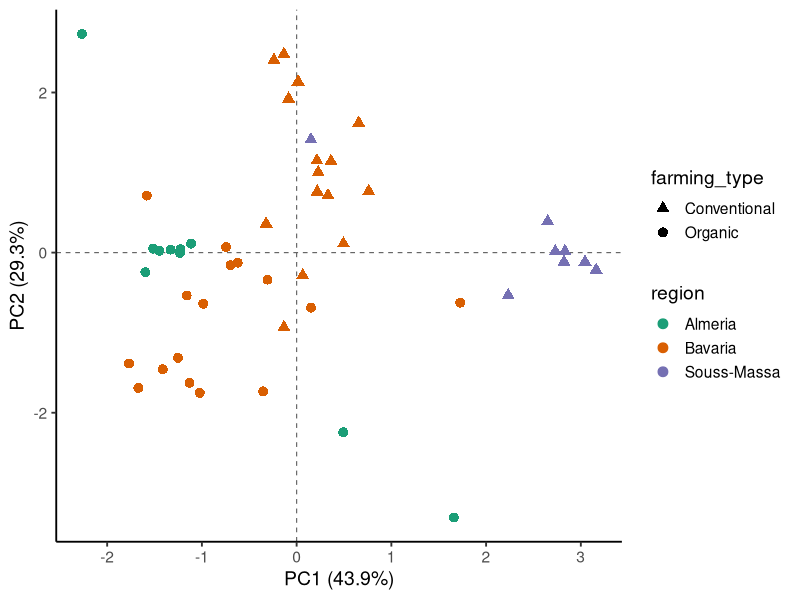

Recreate this plot in R.
#Author Name    :Ibrahim Khalil
#Project Name   :Isotopic Analysis of Tomatoes
#Content Name   :PCA scores plot (PC1 vs PC2)
#Date           :10.10.2025
# ------------------------------------------------------------

setwd("C:/Users/User/OneDrive/Desktop/Stable-Isotope-Ratio-Analysis-of-Tomatoes")

library(readr)
library(dplyr)
library(ggplot2)

dat <- read_csv("Original_Replicates_Labeled.csv", show_col_types = FALSE)

X <- dat %>%
  select(d13C_permil, d15N_permil, wtN_percent, wtC_percent, CN_molar) %>%
  as.data.frame()

pc <- prcomp(X, center = TRUE, scale. = TRUE)

ve <- 100 * pc$sdev^2 / sum(pc$sdev^2)
lab_x <- paste0("PC1 (", round(ve[1], 1), "%)")
lab_y <- paste0("PC2 (", round(ve[2], 1), "%)")

scores <- as.data.frame(pc$x) %>%
  select(PC1, PC2) %>%
  bind_cols(dat %>% select(region, farming_type))

pal_region <- c(
  "Almeria"     = "#1b9e77",
  "Bavaria"     = "#d95f02",
  "Souss-Massa" = "#7570b3"
)
shape_ft <- c("Conventional" = 17, "Organic" = 16)

p <- ggplot(scores, aes(PC1, PC2, color = region, shape = farming_type)) +
  geom_hline(yintercept = 0, linetype = 2, linewidth = 0.4, color = "grey40") +
  geom_vline(xintercept = 0, linetype = 2, linewidth = 0.4, color = "grey40") +
  geom_point(size = 3) +
  scale_color_manual(values = pal_region) +
  scale_shape_manual(values = shape_ft) +
  labs(x = lab_x, y = lab_y) +
  theme_classic(base_size = 14) +
  theme(legend.position = "right")

ggsave("Figure4_PCA_scores.tiff", p, device = "tiff", dpi = 300, width = 6.6, height = 6.6, units = "in")

